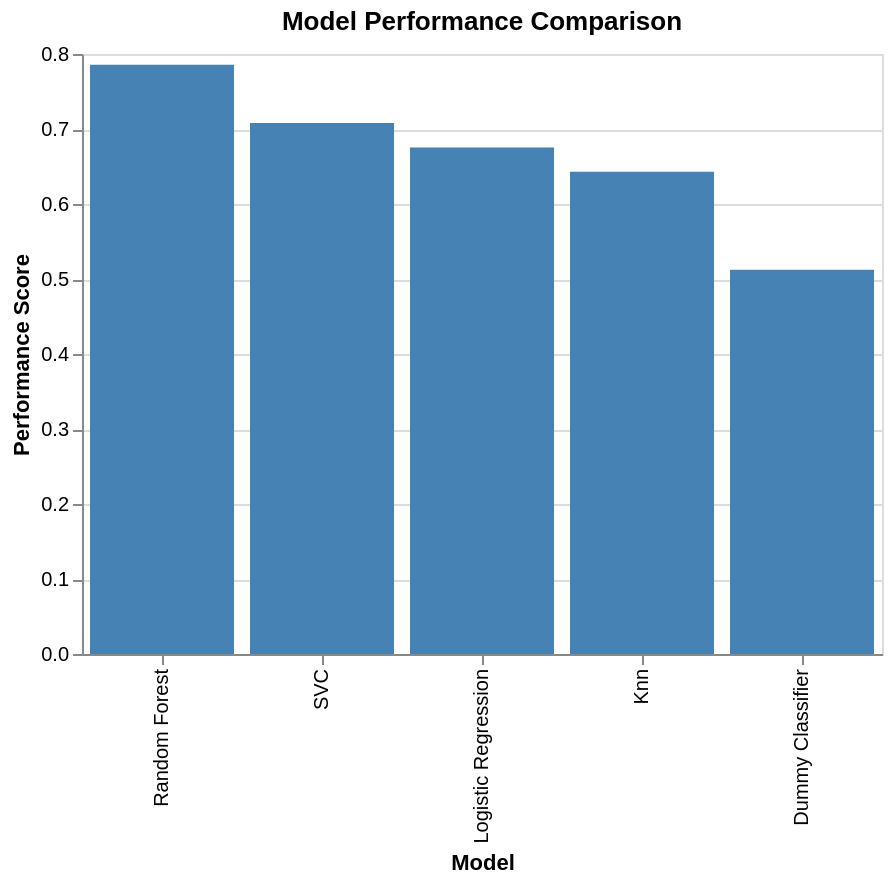

The notebook cell this image was saved under:
### Markdown cell above
### Visualization 1.4

### Code cell
# Chart for model performance
model_comparison_long = model_comparison_df.mean().reset_index()
model_comparison_long.columns = ["Model", "Performance Score"]

# Create the bar chart using Altair
chart = alt.Chart(model_comparison_long).mark_bar(color="steelblue").encode(
    x=alt.X("Model:N", sort="-y", title="Model"),
    y=alt.Y("Performance Score:Q", title="Performance Score"),
    tooltip=["Model", "Performance Score"]
).properties(
    title="Model Performance Comparison",
    width=400,
    height=300
)

# Display the chart
chart

### Figure 1 — Vega-Lite specification as saved in the notebook (floating-point values rounded to 4 significant figures)
{"config": {"view": {"continuousWidth": 300, "continuousHeight": 300}}, "data": {"name": "data-5625f1440949ac2fbd4de9734818fae3"}, "mark": {"type": "bar", "color": "steelblue"}, "encoding": {"tooltip": [{"field": "Model", "type": "nominal"}, {"field": "Performance Score", "type": "quantitative"}], "x": {"field": "Model", "sort": "-y", "title": "Model", "type": "nominal"}, "y": {"field": "Performance Score", "title": "Performance Score", "type": "quantitative"}}, "height": 300, "title": "Model Performance Comparison", "width": 400, "$schema": "https://vega.github.io/schema/vega-lite/v5.20.1.json", "datasets": {"data-5625f1440949ac2fbd4de9734818fae3": [{"Model": "Dummy Classifier", "Performance Score": 0.5123}, {"Model": "Random Forest", "Performance Score": 0.7857}, {"Model": "Logistic Regression", "Performance Score": 0.6754}, {"Model": "SVC", "Performance Score": 0.7081}, {"Model": "Knn", "Performance Score": 0.6429}]}}
